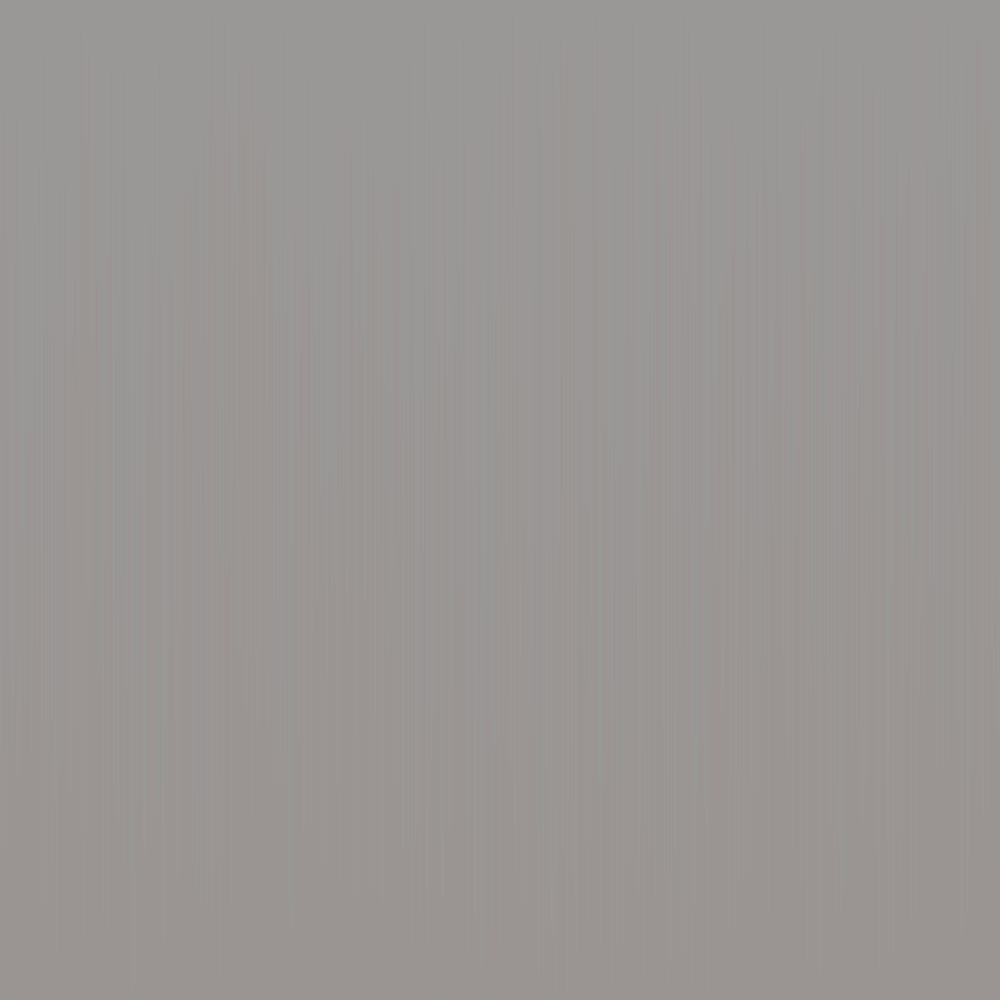
Frame 1 (no input)
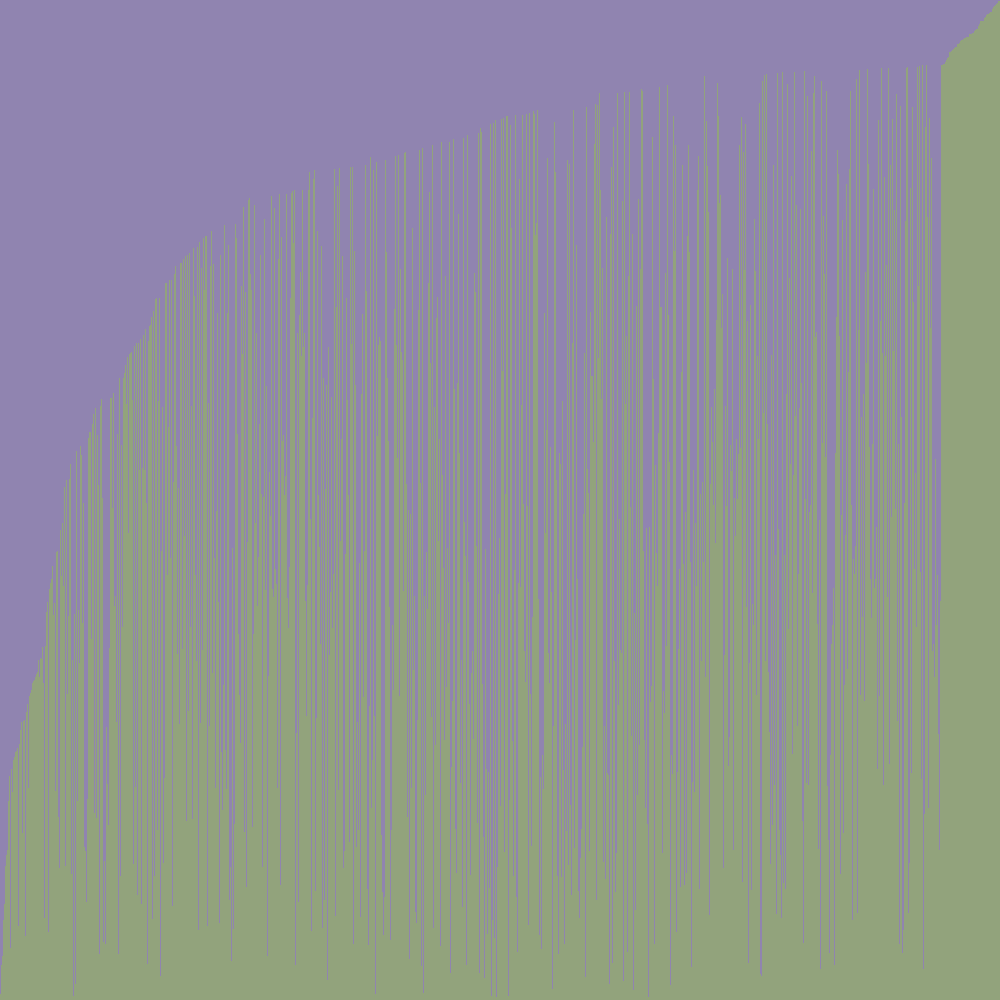
Frame 60 (the mouse pressed at the canvas centre just before this capture)
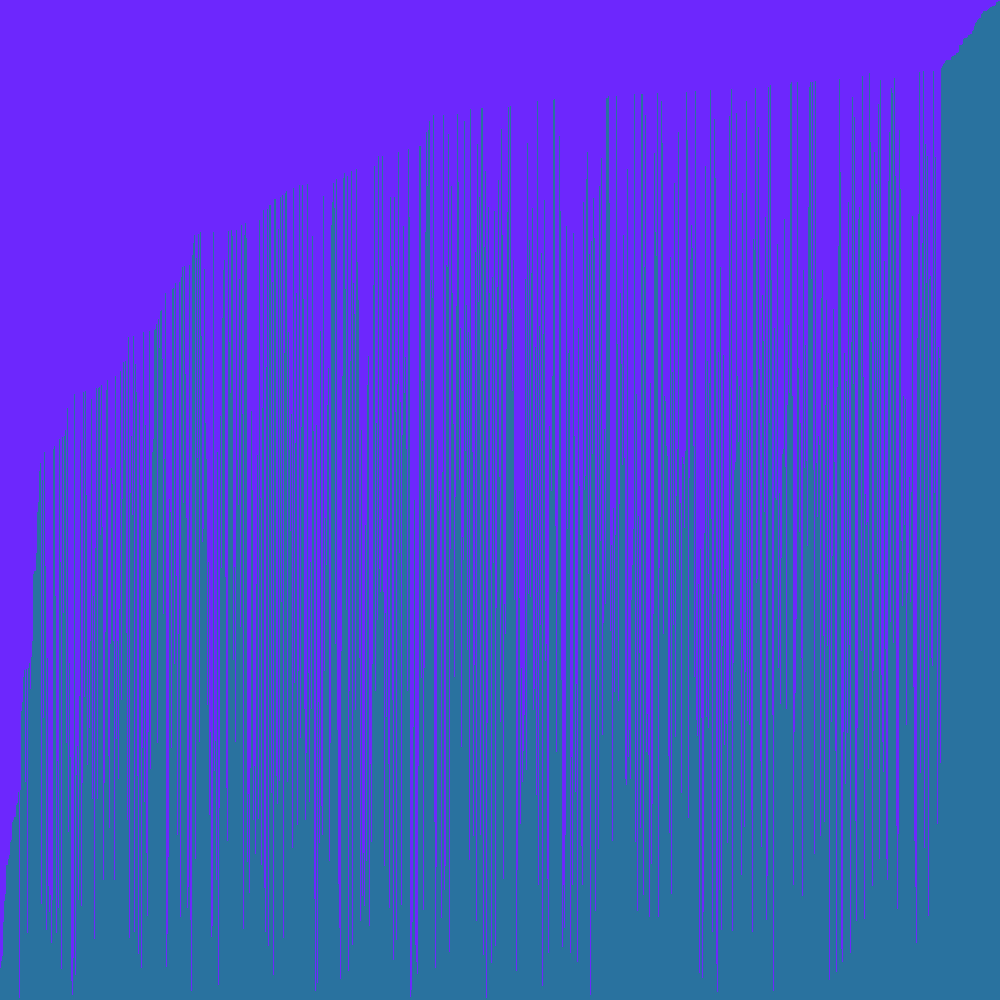
Frame 120 (the mouse held since frame 60 and released just before this capture)

The Processing sketch that drew these frames (run headless with seeded random() and noise(); from frame 60 on, the mouse is pressed at the canvas centre):

// Processing sketch: VisualArraySorter
// ── VisualArraySorter.pde
/* Copy the code into a new Processing sketch and complete then steps. */
int[] colors;
//1. create an array of ints. don't initialize it yet
import java.util.Random;
int[] integers;
void setup() {
  //2. set the size of your window
  size(1000,1000);
  //  if you are using Processing 3, you cannot use variables
  //  because the developers don't know how programming is supposed to work.
  

  //3. initialize your array with the built in width variable
  integers = new int[width];
  
  //4. initialize the ints in the array with random numbers
  //   from 0 to the built in height variable
  for (int i = 0; i < integers.length; i++) {
    integers[i] = new Random().nextInt(height);
  }
  //5. call the noStroke() method
  noStroke();
  colors = new int[6];
  for (int i = 0; i < colors.length; i++) {
    colors[i] = 150;
  }
}

void draw() {
  addRandomNumber(colors);
  //6. set the background color with background(r, g, b);
  background(colors[0], colors[1], colors[2]);
  //7. set the color for your graph
  fill(colors[3], colors[4], colors[5]);

  //8. draw a rectangle for each int in your array.
  //   the x value will be the index of the int
  //   the y value will the height variable
  //   the width is 1
  //   the height is negative the value of the int at that element in the array
  for (int i = 0; i < integers.length; i++){
    rect(i, height, 1, -(integers[i]));
  }

  //9. call the stepSort method
  stepSort(integers);

  //10. extract the code that randomizes the array into a method.
  

  //11. call the method you made in step 10 when the mouse is pressed
  
}

void stepSort(int[] arr) {
  for (int i = 1; i < arr.length; i++) {
    if (arr[i - 1] > arr[i]) {
      int t = arr[i];
      arr[i] = arr[i - 1];
      arr[i - 1] = t;
    }
  }
}

void mousePressed() {
  for (int i = 0; i < integers.length; i++) {
    integers[i] = new Random().nextInt(height);
  }
  for (int i = 0; i < colors.length; i++) {
    colors[i] = new Random().nextInt(255);
  }
}

void addRandomNumber(int[] intArr) {
  for (int i = 0; i < colors.length; i++) {
    int h = new Random().nextInt(11);
    colors[i] += (h - 5);
    if (colors[i] < 0){
      colors[i] += h;
    } else if (colors[i] > 255) {
      colors[i] -= h;
  }
}
}
